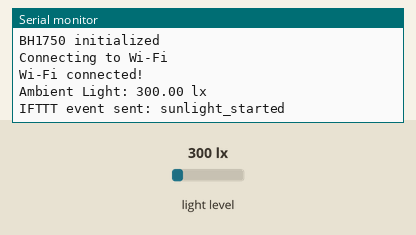
This sketch was run on a simulated Arduino MKR. On the bench: the last lines printed to the serial monitor. The inputs (shaded band) are chosen by the test bench; at power-on: light level 300 lx. WiFi joins after 1.5 s; servers stay silent unless stated; web services answer with replies made up by the test bench.

Above: at 2.7 s.
2.8 s: light level set to 40 lx
At 3.6 s:
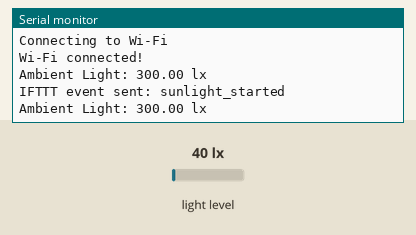
5.5 s: light level set to 500 lx
At 7.1 s:
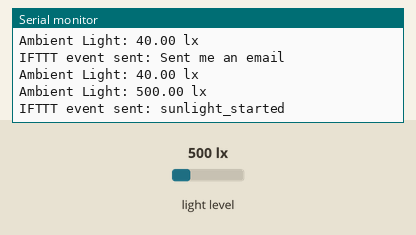
Timing chart, 0 to 8.6 s (numbered marks = the images above; inputs shaded):
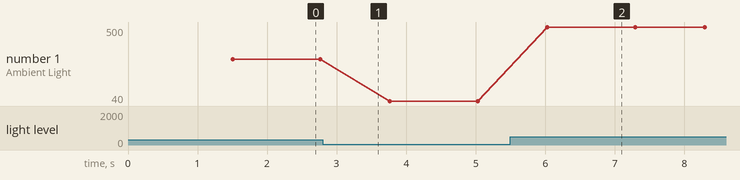

Measured:
- after the input at 5.5 s, the serial monitor: prints a new line after 0.53 s (image 2)
- plotted number 1: 300 → 40 after the input at 2.8 s, 40 → 500 after the input at 5.5 s

The sketch:

Task3.1p.ino
```cpp
#include <Wire.h>
#include <BH1750.h>            // Christopher Laws’s BH1750 library
#include <WiFiNINA.h>

// ─── WIFI & IFTTT SETUP ───────────────────────────────────────────────────────
const char* WIFI_SSID   = "SUN's S24 FE";
const char* WIFI_PASS   = "12345678";

const char* IFTTT_HOST  = "maker.ifttt.com";
const String IFTTT_KEY  = "bXm4pbWwfJ-3Sgxd4oPMjK";        // from https://ifttt.com/maker_webhooks/settings
const String EVENT_ON   = "sunlight_started";     // match your Applet’s event name
const String EVENT_OFF  = "Sent me an email";

// ─── LIGHT SENSOR SETUP ───────────────────────────────────────────────────────
BH1750 lightMeter;           // creates the sensor object
const float LUX_THRESHOLD = 100.0;   // adjust after calibration
bool inSunlight = false;

// ─── SETUP ───────────────────────────────────────────────────────────────────
void setup() {
  Serial.begin(9600);
  while (!Serial);

  // start I²C and BH1750
  Wire.begin();
  if (! lightMeter.begin(BH1750::CONTINUOUS_HIGH_RES_MODE)) {
    Serial.println("BH1750 init failed");
    while (1);
  }
  Serial.println("BH1750 initialized");

  // connect Wi-Fi
  Serial.print("Connecting to Wi-Fi");
  WiFi.begin(WIFI_SSID, WIFI_PASS);
  while (WiFi.status() != WL_CONNECTED) {
    delay(500);
    Serial.print(".");
  }
  Serial.println("\nWi-Fi connected!");
}

// ─── MAIN LOOP ────────────────────────────────────────────────────────────────
void loop() {
  float lux = lightMeter.readLightLevel();
  Serial.print("Ambient Light: ");
  Serial.print(lux);
  Serial.println(" lx");

  // detect sunrise → sunset transitions
  if (!inSunlight && lux >= LUX_THRESHOLD) {
    triggerIFTTT(EVENT_ON);
    inSunlight = true;
  }
  else if (inSunlight && lux < LUX_THRESHOLD) {
    triggerIFTTT(EVENT_OFF);
    inSunlight = false;
  }

  delay(1000);  // sample every 1 s
}

// ─── IFTTT TRIGGER FUNCTION ─────────────────────────────────────────────────
void triggerIFTTT(const String &eventName) {
  WiFiClient client;
  if (!client.connect(IFTTT_HOST, 80)) {
    Serial.println("IFTTT connection failed");
    return;
  }

  // build and send GET request
  String url = "/trigger/" + eventName + "/with/key/" + IFTTT_KEY;
  client.print(String("GET ") + url + " HTTP/1.1\r\n" +
               "Host: " + IFTTT_HOST + "\r\n" +
               "Connection: close\r\n\r\n");

  // read & discard response headers
  while (client.connected()) {
    String line = client.readStringUntil('\n');
    if (line == "\r") break;
  }
  client.stop();

  Serial.println("IFTTT event sent: " + eventName);
}
```
